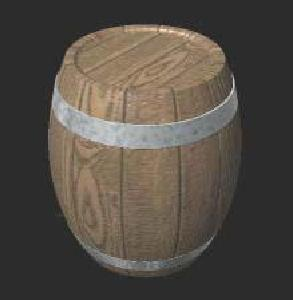
#> input picture image_0005.jpg, 293 x 300 px
$ jupyter execute --allow-errors 2023336_A1.ipynb
#> lines starting #> are read from the running program, lines starting #| are printed output that depends on the picture; long printed decimals are rounded
## Instructions:
1. Rename this file with your roll number in the placeholder (e.g., MT24003_a1.py).
2. Extract the provided data.zip folder next to this file.
3. Do NOT install or import any additional libraries.
4. Complete only the sections marked with `# YOUR CODE HERE`.

## Library Imports

[cell 1]
# Allowed imports
import os
import pandas as pd
import numpy as np
import matplotlib.pyplot as plt
import scipy
import cv2
import random
import time

## Random Number Generator
Generate pseudo-random numbers using a custom implementation. This function must generate random numbers WITHOUT using Python's `random` module or `np.random`. Instead, a deterministic pseudo-random process should be implemented using arithmetic operations and an optional seed for reproducibility.

### Code

[cell 2]
def generate_random_numbers(
    shape,
    distribution="uniform",
    seed=None,
    burn_in=100
):
    """
    Generate random numbers using:
    - Custom Linear Congruential Generator (LCG)
    - Box–Muller Transform for Gaussian distribution
    """
#> called with shape = 10000, distribution = 'uniform', seed = 42, burn_in = 100

    import math
    import time

    #
    # Seed initialization
    #
    if seed is None:
        seed = int(time.time()) % (2**31)

    #
    # Custom LCG parameters
    #
    a = 1664525
    c = 1013904223
    m = 2**32
    current_seed = seed

    def lcg():
        nonlocal current_seed
        current_seed = (a * current_seed + c) % m
        return current_seed / m   # Uniform in [0,1)

    #
    # Burn-in phase (reduces correlation)
    #
    for _ in range(burn_in):
        lcg()

    #
    # Uniform generator
    #
    def generate_uniform():
        return lcg()

    #
    # Gaussian generator (Box–Muller)
    #
    def generate_gaussian():
        u1 = generate_uniform()
        u2 = generate_uniform()
        z = math.sqrt(-2 * math.log(u1)) * math.cos(2 * math.pi * u2)
        return z   # Mean 0, Std Dev 1

    #
    # Handle shape input
    #
    if isinstance(shape, int):
        total = shape
    else:
        total = 1
        for dim in shape:
            total *= dim

    #
    # Generate samples
    #
    if distribution == "uniform":
        numbers = [generate_uniform() for _ in range(total)]
    elif distribution == "gaussian":
        numbers = [generate_gaussian() for _ in range(total)]
    else:
        raise ValueError("distribution must be 'uniform' or 'gaussian'")

    return numbers

### Visualize and Plot

[cell 3]
# Generate random numbers with seed for reproducibility
uniform_numbers = generate_random_numbers(shape=10000, distribution="uniform", seed=42)
gaussian_numbers = generate_random_numbers(shape=10000, distribution="gaussian", seed=42)

# Create visualizations
fig, axes = plt.subplots(2, 2, figsize=(12, 10))

# Plot 1: Uniform distribution histogram
axes[0, 0].hist(uniform_numbers, bins=50, color='blue', alpha=0.7, edgecolor='black')
axes[0, 0].set_title('Uniform Distribution - Histogram (10000 samples)', fontsize=12, fontweight='bold')
axes[0, 0].set_xlabel('Value')
axes[0, 0].set_ylabel('Frequency')
axes[0, 0].grid(True, alpha=0.3)

# Plot 2: Gaussian distribution histogram
axes[0, 1].hist(gaussian_numbers, bins=50, color='red', alpha=0.7, edgecolor='black')
axes[0, 1].set_title('Gaussian Distribution - Histogram (10000 samples)', fontsize=12, fontweight='bold')
axes[0, 1].set_xlabel('Value')
axes[0, 1].set_ylabel('Frequency')
axes[0, 1].grid(True, alpha=0.3)

# Plot 3: Uniform distribution scatter plot
axes[1, 0].scatter(range(len(uniform_numbers)), uniform_numbers, alpha=0.6, s=20, color='blue')
axes[1, 0].set_title('Uniform Distribution - Sequence (10000 samples)', fontsize=12, fontweight='bold')
axes[1, 0].set_xlabel('Index')
axes[1, 0].set_ylabel('Value')
axes[1, 0].grid(True, alpha=0.3)

# Plot 4: Gaussian distribution scatter plot
axes[1, 1].scatter(range(len(gaussian_numbers)), gaussian_numbers, alpha=0.6, s=20, color='red')
axes[1, 1].set_title('Gaussian Distribution - Sequence (10000 samples)', fontsize=12, fontweight='bold')
axes[1, 1].set_xlabel('Index')
axes[1, 1].set_ylabel('Value')
axes[1, 1].grid(True, alpha=0.3)

plt.tight_layout()
plt.show()
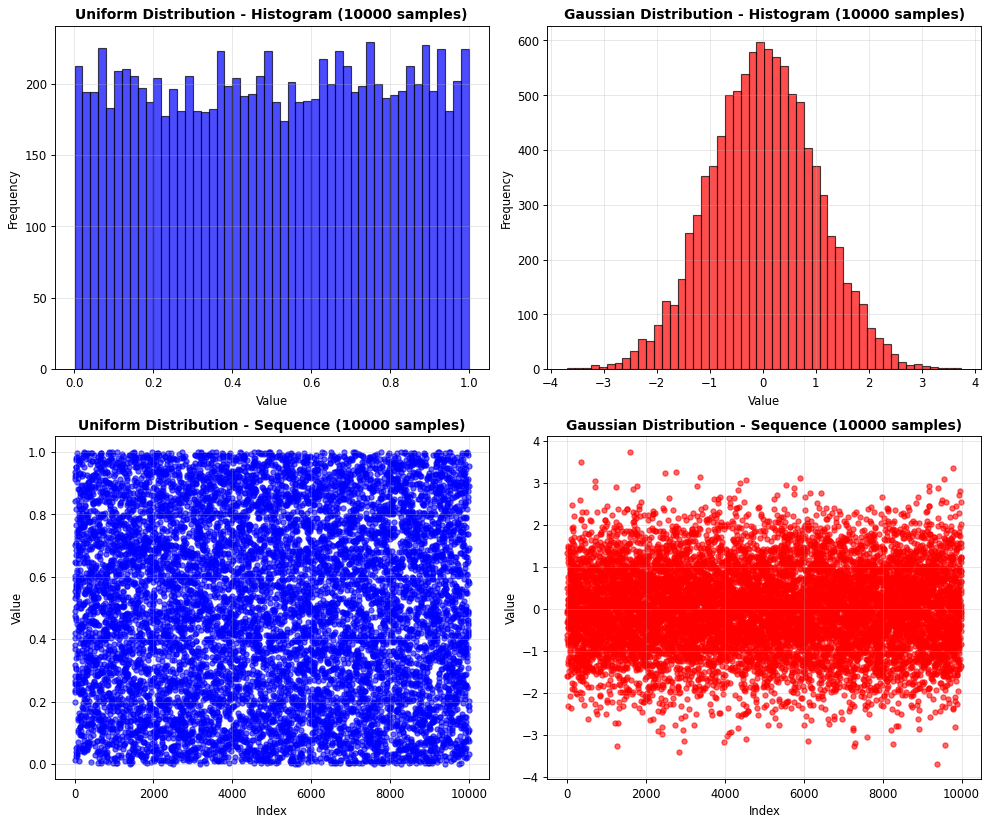
#> figure drawn by matplotlib, 4 panels; panel 1: tallest bar 229 high, from x = 0.74 to 0.76; panel 2: tallest bar 597 high, from x = -0.121 to 0.028

# Print statistics
print("=" * 50)
print("UNIFORM DISTRIBUTION STATISTICS")
print("=" * 50)
print(f"Mean: {np.mean(uniform_numbers):.4f}")
print(f"Std Dev: {np.std(uniform_numbers):.4f}")
print(f"Min: {np.min(uniform_numbers):.4f}")
print(f"Max: {np.max(uniform_numbers):.4f}")
print(f"Samples: {len(uniform_numbers)}")

print("\n" )
print("GAUSSIAN DISTRIBUTION STATISTICS")

print(f"Mean: {np.mean(gaussian_numbers):.4f}")
print(f"Std Dev: {np.std(gaussian_numbers):.4f}")
print(f"Min: {np.min(gaussian_numbers):.4f}")
print(f"Max: {np.max(gaussian_numbers):.4f}")
print(f"Samples: {len(gaussian_numbers)}")

print("\n" )
print("Example use in ML:- A random number generator is crucial for initializing model parameters like of weights in neural networks in a way. for debugging and model comparison seed is fixed which is essential for these.")

## Image Loader

[cell 4]
def load_image(path_to_image_file):
    """
    Load an image from disk and return it as an RGB NumPy array.

    This function must:
    1. Read the image from disk
    2. Ensure the image has exactly 3 channels
    3. Convert the channel order to RGB

    Args:
        path_to_image_file (str): Path to the image file.

    Returns:
        np.ndarray:
            Image array of shape (H, W, 3) in RGB format.
    """
#> called with path_to_image_file = 'image_0005.jpg'
    # YOUR CODE HERE
    # Read image using cv2 (OpenCV)
    image = cv2.imread(path_to_image_file)
#> image is the input picture: shape (300, 293, 3); mean B, G, R 68.7, 76.3, 83

    # Check if image was loaded successfully
    if image is None:
        raise ValueError(f"Could not load image from path: {path_to_image_file}")

    # cv2.imread reads images in BGR format, convert to RGB
    image_rgb = cv2.cvtColor(image, cv2.COLOR_BGR2RGB)

    # Ensure the image has exactly 3 channels
    if len(image_rgb.shape) != 3 or image_rgb.shape[2] != 3:
        raise ValueError(f"Image must have 3 channels, but has shape {image_rgb.shape}")

    return image_rgb

## Image Functions

[cell 5]
def inspect_image(image):
    """
    Inspect numerical and memory properties of an image array.

    Args:
        image (np.ndarray): Input image array.

    Returns:
        dict with keys:
        - shape
        - dtype
        - min
        - max
        - KB
        - MB
    """
    # YOUR CODE HERE
    info = {
        'shape': image.shape,
        'dtype': str(image.dtype),
        'min': float(np.min(image)),
        'max': float(np.max(image)),
        'KB': image.nbytes / 1024,
        'MB': image.nbytes / (1024 * 1024)
    }
#> info = {'shape': (300, 293, 3), 'dtype': 'uint8', 'min': 16, 'max': 255, 'KB': 257.5, 'MB': 0.251}
#| Image properties: {'shape': (300, 293, 3), 'dtype': 'uint8', 'min': 16.0, 'max': 255.0, 'KB': 257.520, 'MB': 0.2515}
    return info

[cell 6]
def min_max_normalize(image):
    """
    Apply min-max normalization to an image.

    Args:
        image (np.ndarray): Input image.

    Returns:
        np.ndarray: Normalized image with values in [0, 1].
    """
    # YOUR CODE HERE
    img_min = np.min(image)
#> img_min = 16
    img_max = np.max(image)
#> img_max = 255

    if img_max == img_min:
        # If all values are the same, return zeros
        return np.zeros_like(image, dtype=np.float32)

    normalized = (image.astype(np.float32) - img_min) / (img_max - img_min)
    return normalized

[cell 7]
def standardize(image, mean=0, std=1):
    """
    Standardize image pixel values using a specified mean and standard deviation.

    Args:
        image (np.ndarray): Input image.
        mean (float): Desired mean of the standardized output.
        std (float): Desired standard deviation of the standardized output.

    Returns:
        np.ndarray: Standardized image array.
    """
#> called with mean = 127.5, std = 50
    # YOUR CODE HERE
    # Convert to float
    image_float = image.astype(np.float32)

    # Compute current mean and std
    current_mean = np.mean(image_float)
#> current_mean = 75.99
    current_std = np.std(image_float)
#> current_std = 40.77

    # Avoid division by zero
    if current_std == 0:
        standardized = image_float - current_mean + mean
    else:
        # Standardize to zero mean and unit variance first
        standardized = (image_float - current_mean) / current_std
        # Then scale to desired mean and std
        standardized = standardized * std + mean

    return standardized

[cell 8]
def crop_image(image, top, left, height, width):
    """
    Crop a rectangular region from an image using NumPy slicing.

    This function should return a view (not a copy) of the original image
    whenever possible, demonstrating how NumPy handles memory efficiently.

    Args:
        image (np.ndarray):
            Input image.
        top, left (int):
            Top-left corner of the crop.
        height, width (int):
            Size of the cropped region.

    Returns:
        np.ndarray:
            Cropped image.
    """
#> called with top = 50, left = 50, height = 100, width = 100
    # YOUR CODE HERE
    # Use NumPy slicing to create a view
    cropped = image[top:top+height, left:left+width]
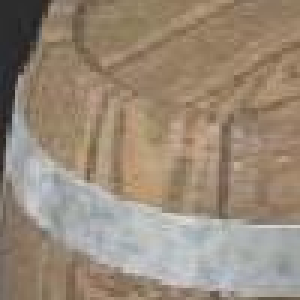
#> cropped: shape (100, 100, 3) (shown 3 times larger); mean R, G, B 152.9, 137.7, 120.6
    return cropped

[cell 9]
def resize_with_padding(image, target_size=(224, 224)):
    """
    Resize an image to a fixed target size while preserving aspect ratio.

    The image should be resized such that its aspect ratio is preserved.
    Any remaining area should be padded with zeros (black pixels) to
    achieve the target size.

    This function must work for both:
    - Color images of shape (H, W, 3)
    - Grayscale images of shape (H, W)

    Args:
        image (np.ndarray): Input image as a NumPy array.
        target_size (tuple): Desired output size as (height, width).
            Default is (224, 224).

    Returns:
        np.ndarray: Resized image of shape:
            - (224, 224, 3) for color images
            - (224, 224) for grayscale images
    """
#> called with target_size = (224, 224)
    # YOUR CODE HERE
    target_h, target_w = target_size

    # Check if grayscale or color
    if len(image.shape) == 2:
        # Grayscale image
        is_grayscale = True
        h, w = image.shape
    else:
        # Color image
        is_grayscale = False
        h, w, c = image.shape

    # Calculate scaling factor to fit the image while preserving aspect ratio
    scale = min(target_h / h, target_w / w)

    # Calculate new dimensions
    new_h = int(h * scale)
    new_w = int(w * scale)

    # Resize using cv2
    resized = cv2.resize(image, (new_w, new_h), interpolation=cv2.INTER_LINEAR)

    # Create output array with target size
    if is_grayscale:
        output = np.zeros((target_h, target_w), dtype=image.dtype)
        # Calculate padding
        pad_h = (target_h - new_h) // 2
        pad_w = (target_w - new_w) // 2
        # Place resized image in the center
        output[pad_h:pad_h+new_h, pad_w:pad_w+new_w] = resized
    else:
        output = np.zeros((target_h, target_w, c), dtype=image.dtype)
        # Calculate padding
        pad_h = (target_h - new_h) // 2
        pad_w = (target_w - new_w) // 2
        # Place resized image in the center
        output[pad_h:pad_h+new_h, pad_w:pad_w+new_w, :] = resized
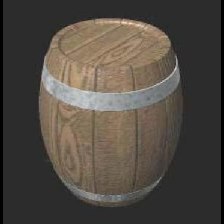
#> output: shape (224, 224, 3); mean R, G, B 80.7, 74.1, 66.7

    return output

[cell 10]
def extract_rgb_channels(image):
    """Extract R, G, B channels."""
    # YOUR CODE HERE
    if len(image.shape) != 3 or image.shape[2] != 3:
        raise ValueError("Image must be a color image with 3 channels")

    r_channel = image[:, :, 0]
    g_channel = image[:, :, 1]
    b_channel = image[:, :, 2]

    return r_channel, g_channel, b_channel

[cell 11]
def rgb_to_grayscale(image):
    """
    Convert RGB image to grayscale and normalize pixel values to [0, 1].
    """
    # YOUR CODE HERE
    # Use standard RGB to grayscale conversion formula
    # grayscale = 0.299*R + 0.587*G + 0.114*B
    if len(image.shape) != 3 or image.shape[2] != 3:
        raise ValueError("Image must be a color image with 3 channels")

    grayscale = (0.299 * image[:, :, 0] +
                 0.587 * image[:, :, 1] +
                 0.114 * image[:, :, 2])
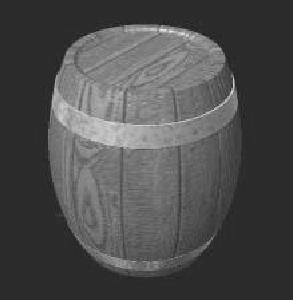
#> grayscale: shape (300, 293) float64; min 21.93, max 238.6, mean 77.4

    # Normalize to [0, 1]
    grayscale = grayscale / 255.0

    return grayscale

[cell 12]
def add_gaussian_noise(image, mean=0.0, std=0.05):
    """Add Gaussian noise using NumPy."""
#> called with mean = 0, std = 0.05
    # YOUR CODE HERE
    noise = np.random.normal(mean, std, image.shape)
    noisy_image = image + noise
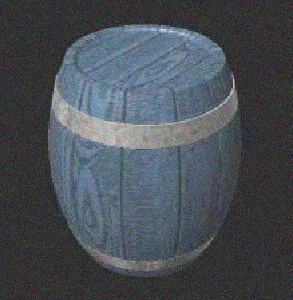
#> noisy_image: shape (300, 293, 3) float64; mean of channels 0, 1, 2 0.325, 0.299, 0.269; drawn with min black and max white
    # Clip values to valid range
    if image.dtype == np.uint8:
        noisy_image = np.clip(noisy_image, 0, 255).astype(np.uint8)
    else:
        noisy_image = np.clip(noisy_image, 0, 1).astype(image.dtype)

    return noisy_image

[cell 13]
def compute_image_histogram(image, num_bins=256):
    """
    Compute the histogram of pixel intensity values for an image.

    This function should support both grayscale and color images:
    - For grayscale images of shape (H, W), compute a single histogram.
    - For color images of shape (H, W, 3), compute separate histograms
      for each channel (R, G, B).

    The histogram represents the frequency of pixel values in each bin.

    Args:
        image (np.ndarray): Input image array. Can be grayscale (H, W)
            or color (H, W, 3).
        num_bins (int): Number of bins to use for the histogram.
            Default is 256.

    Returns:
        np.ndarray:
            - Shape (num_bins,) for grayscale images
            - Shape (3, num_bins) for color images, where each row
              corresponds to one color channel (R, G, B)
    """
    # YOUR CODE HERE
    if len(image.shape) == 2:
        # Grayscale image
        hist, _ = np.histogram(image.flatten(), bins=num_bins, range=(0, 256))
        return hist.astype(np.float32)
    elif len(image.shape) == 3 and image.shape[2] == 3:
        # Color image - compute histogram for each channel
        histograms = []
        for i in range(3):
            hist, _ = np.histogram(image[:, :, i].flatten(), bins=num_bins, range=(0, 256))
            histograms.append(hist)
        return np.array(histograms, dtype=np.float32)
    else:
        raise ValueError("Image must be grayscale (H, W) or color (H, W, 3)")

### Image functions visualization and plotting
Create plots of all the operations that you did before in a single plot through the code block below.

[cell 14]
# YOUR CODE HERE
# Load image
image_path = 'image_0005.jpg' # barrel image from dataset
original_image = load_image(image_path)


print("IMAGE INSPECTION")

print(f"Image properties: {inspect_image(original_image)}")

# Perform various operations
normalized_image = min_max_normalize(original_image)
standardized_image = standardize(original_image, mean=127.5, std=50)
cropped_image = crop_image(original_image, top=50, left=50, height=100, width=100)
resized_image = resize_with_padding(original_image, target_size=(224, 224))
grayscale_image = rgb_to_grayscale(original_image)
noisy_image = add_gaussian_noise(original_image.astype(np.float32) / 255.0, mean=0.0, std=0.05)
noisy_image = (noisy_image * 255).astype(np.uint8)

# Extract channels
r_channel, g_channel, b_channel = extract_rgb_channels(original_image)
#> in extract_rgb_channels, `r_channel = image[:, :, 0]`:
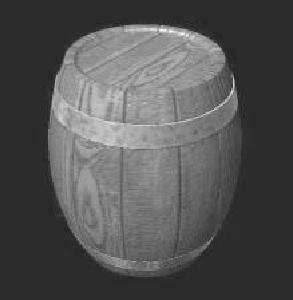
#> r_channel: shape (300, 293); min 21, max 255, mean 83
#> (the rest of the program and of its run is left out)
